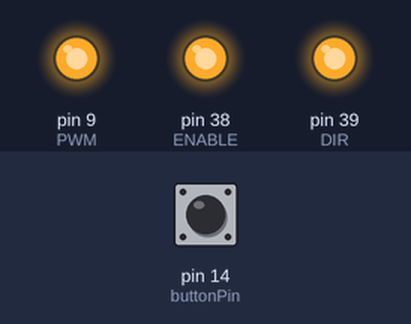
Bench run of a sketch on a simulated Arduino Mega 2560, built with avr-gcc and run on an emulated ATmega2560. Shown: output pins drawn as LEDs (lit = HIGH). The inputs (shaded band) are chosen by the test bench; at power-on: pin 14 (buttonPin) LOW.

Above: at 1.2 s.
1.3 s: pin 14 (buttonPin) pulled HIGH for 0.15 s
At 1.8 s:
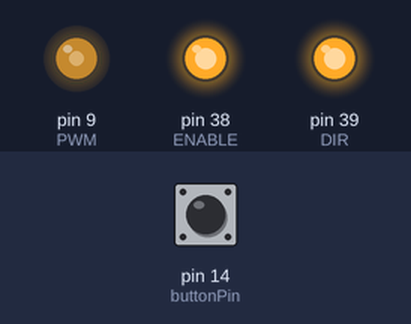
2.9 s: pin 14 (buttonPin) pulled HIGH for 1 s
At 4.2 s:
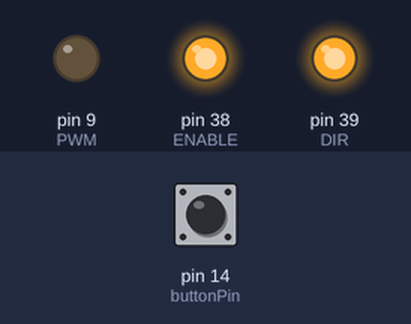
5.4 s: pin 14 (buttonPin) pulled HIGH for 0.15 s
At 6.1 s:
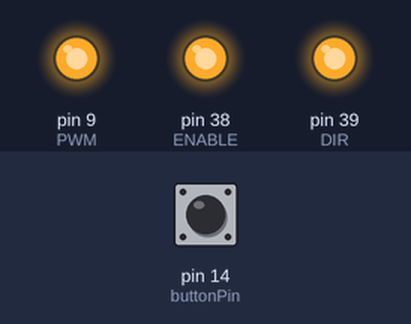
7.0 s: pin 14 (buttonPin) pulled HIGH for 3.2 s
At 7.3 s:
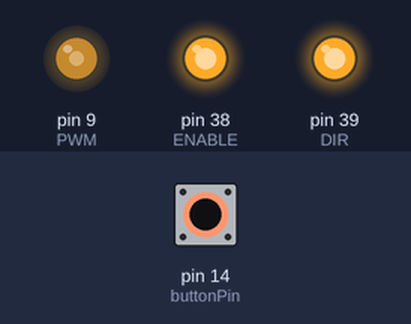
Timing chart, 0 to 10.0 s (numbered marks = the images above; inputs shaded):
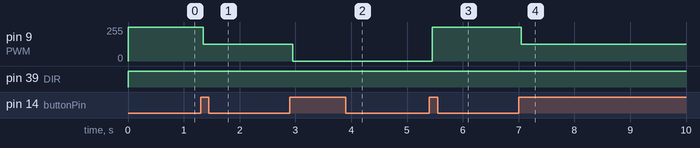

Measured:
- after the input at 1.3 s, pin 9 (PWM): 255/255 → 127/255 after 0.05 s
- after the input at 2.9 s, pin 9 (PWM): 127/255 → 0/255 after 0.05 s
- after the input at 5.4 s, pin 9 (PWM): 0/255 → 255/255 after 0.05 s
- after the input at 7.0 s, pin 9 (PWM): 255/255 → 127/255 after 0.05 s

The sketch:

HW9_2_202355517.ino
```cpp
const int PWM = 9;
const int DIR = 39;
const int ENABLE = 38;  // 모터 1
const int buttonPin = 14;
void setup() {
  pinMode(ENABLE, OUTPUT);
  digitalWrite(ENABLE, HIGH);
  pinMode(PWM, OUTPUT);
  pinMode(DIR, OUTPUT);
  pinMode(buttonPin, INPUT);
}

boolean statePrev = false;
boolean stateNow = false;
unsigned int rotateRate[3] = {255, 127, 0};
unsigned int rotateRateIndex = 0;
void loop() {
  if (digitalRead(buttonPin)) {  // 버튼을 누른 경우
    if (statePrev == false) {    // 이전 상태와 비교
      statePrev = true;
      rotateRateIndex = (rotateRateIndex + 1) % 3;
    }
    delay(50);
  } else {
    statePrev = false;
  }

  digitalWrite(DIR, HIGH);
  analogWrite(PWM, rotateRate[rotateRateIndex]);
}
```
